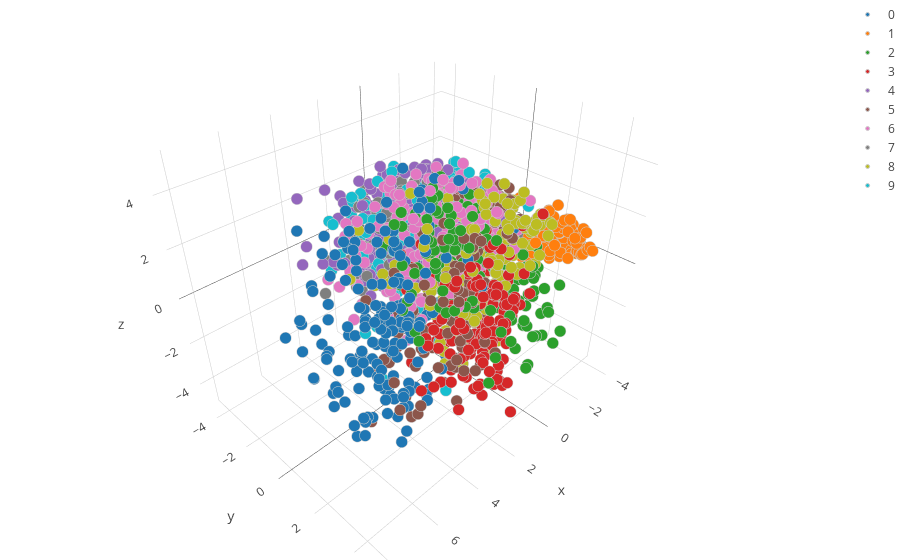

The notebook cell this image was saved under:
### Code cell
plot_3d_mnist_plotly_scatter(X_3d_pca_embedded, y_small)

### Figure 1 — Plotly figure (JSON) as saved in the notebook; plotly's stock layout.template omitted (floating-point values rounded to 4 significant figures; data arrays with more than 128 entries replaced by an {"elided": "..."} marker saying what was removed)
{"data": [{"marker": {"color": 0, "colorscale": "Jet", "line": {"color": "rgb(204, 204, 204)", "width": 1}, "size": 4, "symbol": "circle"}, "mode": "markers", "name": "0", "type": "scatter3d", "x": {"elided": "191 float values"}, "y": {"elided": "191 float values"}, "z": {"elided": "191 float values"}}, {"marker": {"color": 1, "colorscale": "Jet", "line": {"color": "rgb(204, 204, 204)", "width": 1}, "size": 4, "symbol": "circle"}, "mode": "markers", "name": "1", "type": "scatter3d", "x": {"elided": "220 float values"}, "y": {"elided": "220 float values"}, "z": {"elided": "220 float values"}}, {"marker": {"color": 2, "colorscale": "Jet", "line": {"color": "rgb(204, 204, 204)", "width": 1}, "size": 4, "symbol": "circle"}, "mode": "markers", "name": "2", "type": "scatter3d", "x": {"elided": "198 float values"}, "y": {"elided": "198 float values"}, "z": {"elided": "198 float values"}}, {"marker": {"color": 3, "colorscale": "Jet", "line": {"color": "rgb(204, 204, 204)", "width": 1}, "size": 4, "symbol": "circle"}, "mode": "markers", "name": "3", "type": "scatter3d", "x": {"elided": "191 float values"}, "y": {"elided": "191 float values"}, "z": {"elided": "191 float values"}}, {"marker": {"color": 4, "colorscale": "Jet", "line": {"color": "rgb(204, 204, 204)", "width": 1}, "size": 4, "symbol": "circle"}, "mode": "markers", "name": "4", "type": "scatter3d", "x": {"elided": "214 float values"}, "y": {"elided": "214 float values"}, "z": {"elided": "214 float values"}}, {"marker": {"color": 5, "colorscale": "Jet", "line": {"color": "rgb(204, 204, 204)", "width": 1}, "size": 4, "symbol": "circle"}, "mode": "markers", "name": "5", "type": "scatter3d", "x": {"elided": "180 float values"}, "y": {"elided": "180 float values"}, "z": {"elided": "180 float values"}}, {"marker": {"color": 6, "colorscale": "Jet", "line": {"color": "rgb(204, 204, 204)", "width": 1}, "size": 4, "symbol": "circle"}, "mode": "markers", "name": "6", "type": "scatter3d", "x": {"elided": "200 float values"}, "y": {"elided": "200 float values"}, "z": {"elided": "200 float values"}}, {"marker": {"color": 7, "colorscale": "Jet", "line": {"color": "rgb(204, 204, 204)", "width": 1}, "size": 4, "symbol": "circle"}, "mode": "markers", "name": "7", "type": "scatter3d", "x": {"elided": "224 float values"}, "y": {"elided": "224 float values"}, "z": {"elided": "224 float values"}}, {"marker": {"color": 8, "colorscale": "Jet", "line": {"color": "rgb(204, 204, 204)", "width": 1}, "size": 4, "symbol": "circle"}, "mode": "markers", "name": "8", "type": "scatter3d", "x": {"elided": "172 float values"}, "y": {"elided": "172 float values"}, "z": {"elided": "172 float values"}}, {"marker": {"color": 9, "colorscale": "Jet", "line": {"color": "rgb(204, 204, 204)", "width": 1}, "size": 4, "symbol": "circle"}, "mode": "markers", "name": "9", "type": "scatter3d", "x": {"elided": "210 float values"}, "y": {"elided": "210 float values"}, "z": {"elided": "210 float values"}}], "layout": {"margin": {"b": 0, "l": 0, "r": 0, "t": 0}}}
